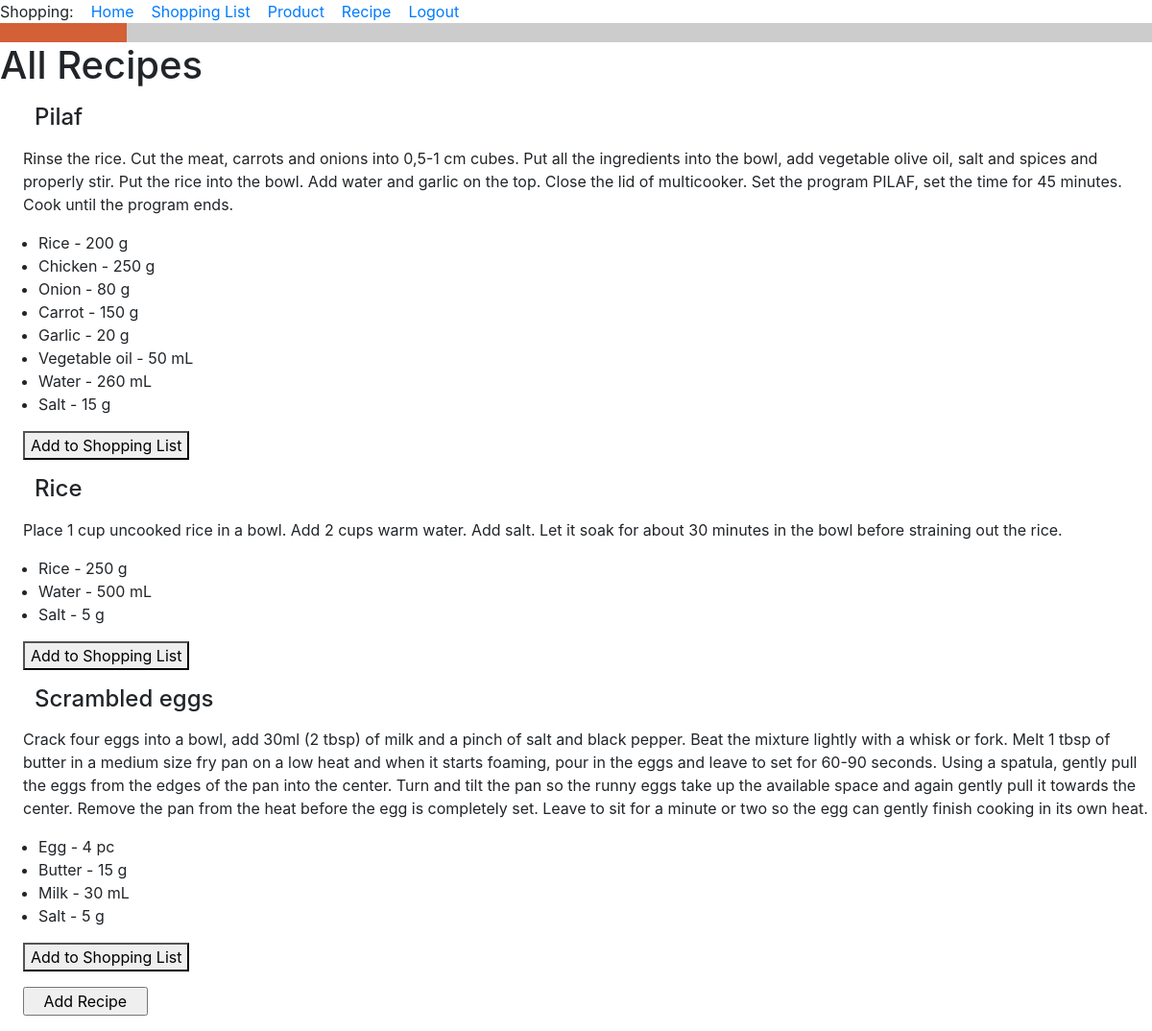
/all_recipes (signed in), run on the app's committed database.
### food_app/models.py (models this page shows, shortened)
class Recipe(db.Model):
    id = db.Column(db.Integer, primary_key=True)
    title = db.Column(db.String(256), index=True, unique=True, nullable=False)
    ingredients = db.relationship('Ingredient', backref='recipe', lazy='dynamic')
    description = db.Column(db.Text)
    def __str__(self):
        return f'{self.title}'.capitalize()

class Ingredient(db.Model):
    id = db.Column(db.Integer, primary_key=True)
    recipe_id = db.Column(db.ForeignKey('recipe.id'))
    product_id = db.Column(db.ForeignKey('product.id'))
    product = db.relationship('Product')
    quantity = db.Column(db.Integer)
    unit_of_measure = db.Column(db.String(120))
    def __str__(self):
        return f'{self.product} - {self.quantity} {self.unit_of_measure}'

class Product(db.Model):
    id = db.Column(db.Integer, primary_key=True)
    title = db.Column(db.String(256), index=True, unique=True, nullable=False)
    type_of_product = db.Column(db.String(120))
    unit_of_measure = db.Column(db.String(120))
    def __str__(self):
        return f'{self.title}'.capitalize()  # Big first letter only.

### food_app/routes.py (the view)
@app.route('/all_recipes', methods=['GET', 'POST'])
@login_required
def all_recipes():
    recipes = Recipe.query.all()
    return render_template(
        'all_recipes.html',
        title='All Recipes',
        recipes=recipes,
    )

### food_app/models.py (called while the page is built)
@login.user_loader
def load_user(id):
    return User.query.get(int(id))

### food_app/templates/all_recipes.html
{% extends "base.html" %}
{% block content %}
<h1>All Recipes</h1>
    {% for recipe in recipes %}
    <h4><div><p><p style="margin-left:1.5em">{{ recipe }} </p></div></h4>
    <div><p><p style="margin-left:1.5em">{{ recipe.description }}</p></div>
    <div><ul>  {% for ingredient in recipe.ingredients %}
        <li>{{ ingredient }}</li>
        {% endfor %}
    </ul>
    </div>
    <p style="margin-left:1.5em"><a href="{{ url_for('add_portions', recipe_id=recipe.id) }}">
    <button> Add to Shopping List </button>
    </a>
{% endfor %}
<form>
<p style="margin-left:1.5em"><input type="button" value="   Add Recipe   " onClick='location.href="add_recipe"'>
</form>
{% endblock %}

### data on the page
Recipe: title "Pilaf", description "Rinse the rice. Cut the meat, carrots and onions into 0,5-1 cm cubes. Put all the ingredients into the bowl, add vegetable olive oil, salt and spices and properly stir. Put the rice into the bowl. Add water and garlic on the top. Close the lid of multicooker. Set the program PILAF, set the time for 45 minutes. Cook until the program ends."
Ingredient: quantity+unit_of_measure "Rice - 200 g"
Ingredient: quantity+unit_of_measure "Chicken - 250 g"
Ingredient: quantity+unit_of_measure "Onion - 80 g"
Ingredient: quantity+unit_of_measure "Carrot - 150 g"
Ingredient: quantity+unit_of_measure "Garlic - 20 g"
Ingredient: quantity+unit_of_measure "Vegetable oil - 50 mL"
Ingredient: quantity+unit_of_measure "Water - 260 mL"
Ingredient: quantity+unit_of_measure "Salt - 15 g"
Recipe: title "Rice", description "Place 1 cup uncooked rice in a bowl. Add 2 cups warm water. Add salt. Let it soak for about 30 minutes in the bowl before straining out the rice."
Ingredient: quantity+unit_of_measure "Rice - 250 g"
Ingredient: quantity+unit_of_measure "Water - 500 mL"
Ingredient: quantity+unit_of_measure "Salt - 5 g"
Recipe: title "Scrambled eggs", description "Crack four eggs into a bowl, add 30ml (2 tbsp) of milk and a pinch of salt and black pepper. Beat the mixture lightly with a whisk or fork. Melt 1 tbsp of butter in a medium size fry pan on a low heat and when it starts foaming, pour in the eggs and leave to set for 60-90 seconds. Using a spatula, gently pull the eggs from the edges of the pan into the center. Turn and tilt the pan so the runny eggs take up the available space and again gently pull it towards the center. Remove the pan from the heat before the egg is completely set. Leave to sit for a minute or two so the egg can gently finish cooking in its own heat."
Ingredient: quantity+unit_of_measure "Egg - 4 pc"
Ingredient: quantity+unit_of_measure "Butter - 15 g"
Ingredient: quantity+unit_of_measure "Milk - 30 mL"
Ingredient: quantity+unit_of_measure "Salt - 5 g"
